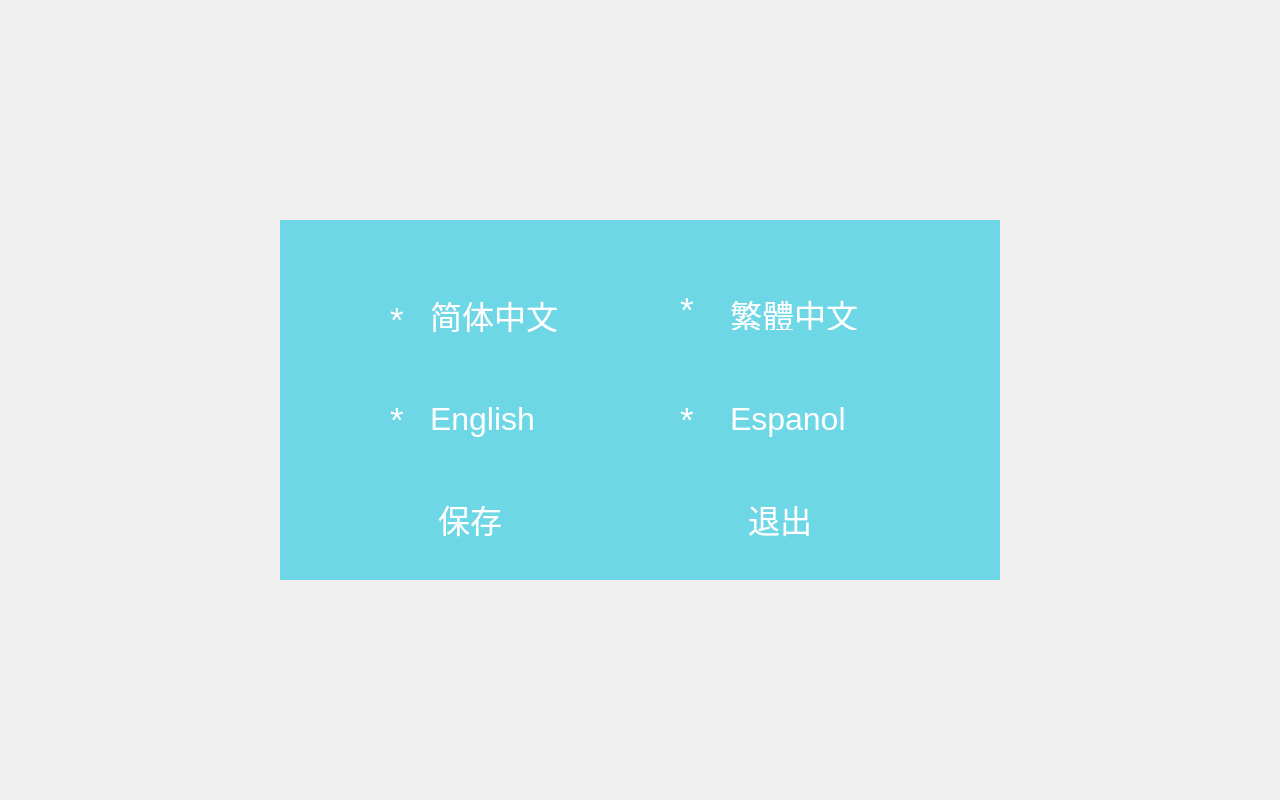
<?xml version="1.0" encoding="UTF-8"?>
<ui version="4.0">
 <class>language_setting</class>
 <widget class="QWidget" name="language_setting">
  <property name="geometry">
   <rect>
    <x>0</x>
    <y>0</y>
    <width>1280</width>
    <height>800</height>
   </rect>
  </property>
  <property name="windowTitle">
   <string>Form</string>
  </property>
  <widget class="Label_Tchinese" name="label_Tchinese">
   <property name="geometry">
    <rect>
     <x>730</x>
     <y>290</y>
     <width>150</width>
     <height>40</height>
    </rect>
   </property>
   <property name="text">
    <string>&lt;html&gt;&lt;head/&gt;&lt;body&gt;&lt;p&gt;&lt;span style=&quot; font-size:24pt; color:#ffffff;&quot;&gt;繁體中文&lt;/span&gt;&lt;/p&gt;&lt;/body&gt;&lt;/html&gt;</string>
   </property>
  </widget>
  <widget class="QLabel" name="label">
   <property name="geometry">
    <rect>
     <x>0</x>
     <y>0</y>
     <width>1280</width>
     <height>800</height>
    </rect>
   </property>
   <property name="text">
    <string/>
   </property>
  </widget>
  <widget class="Label_return_L" name="label_return">
   <property name="geometry">
    <rect>
     <x>730</x>
     <y>490</y>
     <width>100</width>
     <height>60</height>
    </rect>
   </property>
   <property name="styleSheet">
    <string notr="true"/>
   </property>
   <property name="text">
    <string>&lt;html&gt;&lt;head/&gt;&lt;body&gt;&lt;p&gt;&lt;span style=&quot; font-size:24pt; color:#ffffff;&quot;&gt;退出&lt;/span&gt;&lt;/p&gt;&lt;/body&gt;&lt;/html&gt;</string>
   </property>
   <property name="alignment">
    <set>Qt::AlignCenter</set>
   </property>
  </widget>
  <widget class="QLabel" name="label_backdrop">
   <property name="geometry">
    <rect>
     <x>280</x>
     <y>220</y>
     <width>720</width>
     <height>360</height>
    </rect>
   </property>
   <property name="styleSheet">
    <string notr="true">background-color: rgb(110, 215, 230);</string>
   </property>
   <property name="text">
    <string/>
   </property>
  </widget>
  <widget class="Label_chinese" name="label_chinese">
   <property name="geometry">
    <rect>
     <x>430</x>
     <y>290</y>
     <width>151</width>
     <height>51</height>
    </rect>
   </property>
   <property name="text">
    <string>&lt;html&gt;&lt;head/&gt;&lt;body&gt;&lt;p&gt;&lt;span style=&quot; font-size:24pt; color:#ffffff;&quot;&gt;简体中文&lt;/span&gt;&lt;/p&gt;&lt;/body&gt;&lt;/html&gt;</string>
   </property>
  </widget>
  <widget class="Label_save_L" name="label_save">
   <property name="geometry">
    <rect>
     <x>420</x>
     <y>490</y>
     <width>100</width>
     <height>60</height>
    </rect>
   </property>
   <property name="styleSheet">
    <string notr="true"/>
   </property>
   <property name="text">
    <string>&lt;html&gt;&lt;head/&gt;&lt;body&gt;&lt;p&gt;&lt;span style=&quot; font-size:24pt; color:#ffffff;&quot;&gt;保存&lt;/span&gt;&lt;/p&gt;&lt;/body&gt;&lt;/html&gt;</string>
   </property>
   <property name="alignment">
    <set>Qt::AlignCenter</set>
   </property>
  </widget>
  <widget class="Label_english" name="label_english">
   <property name="geometry">
    <rect>
     <x>430</x>
     <y>400</y>
     <width>150</width>
     <height>40</height>
    </rect>
   </property>
   <property name="styleSheet">
    <string notr="true"/>
   </property>
   <property name="text">
    <string>&lt;html&gt;&lt;head/&gt;&lt;body&gt;&lt;p&gt;&lt;span style=&quot; font-size:24pt; color:#ffffff;&quot;&gt;English&lt;/span&gt;&lt;/p&gt;&lt;/body&gt;&lt;/html&gt;</string>
   </property>
  </widget>
  <widget class="QLabel" name="label_D1">
   <property name="geometry">
    <rect>
     <x>390</x>
     <y>300</y>
     <width>40</width>
     <height>40</height>
    </rect>
   </property>
   <property name="text">
    <string>&lt;html&gt;&lt;head/&gt;&lt;body&gt;&lt;p&gt;&lt;span style=&quot; font-size:26pt; color:#ffffff;&quot;&gt;*&lt;/span&gt;&lt;/p&gt;&lt;/body&gt;&lt;/html&gt;</string>
   </property>
  </widget>
  <widget class="QLabel" name="label_D2">
   <property name="geometry">
    <rect>
     <x>680</x>
     <y>290</y>
     <width>40</width>
     <height>40</height>
    </rect>
   </property>
   <property name="text">
    <string>&lt;html&gt;&lt;head/&gt;&lt;body&gt;&lt;p&gt;&lt;span style=&quot; font-size:26pt; color:#ffffff;&quot;&gt;*&lt;/span&gt;&lt;/p&gt;&lt;/body&gt;&lt;/html&gt;</string>
   </property>
  </widget>
  <widget class="QLabel" name="label_D3">
   <property name="geometry">
    <rect>
     <x>390</x>
     <y>400</y>
     <width>40</width>
     <height>40</height>
    </rect>
   </property>
   <property name="text">
    <string>&lt;html&gt;&lt;head/&gt;&lt;body&gt;&lt;p&gt;&lt;span style=&quot; font-size:26pt; color:#ffffff;&quot;&gt;*&lt;/span&gt;&lt;/p&gt;&lt;/body&gt;&lt;/html&gt;</string>
   </property>
  </widget>
  <widget class="Label_espanol" name="label_espanol">
   <property name="geometry">
    <rect>
     <x>730</x>
     <y>400</y>
     <width>150</width>
     <height>40</height>
    </rect>
   </property>
   <property name="text">
    <string>&lt;html&gt;&lt;head/&gt;&lt;body&gt;&lt;p&gt;&lt;span style=&quot; font-size:24pt; color:#ffffff;&quot;&gt;Espanol&lt;/span&gt;&lt;/p&gt;&lt;/body&gt;&lt;/html&gt;</string>
   </property>
  </widget>
  <widget class="QLabel" name="label_D4">
   <property name="geometry">
    <rect>
     <x>680</x>
     <y>400</y>
     <width>40</width>
     <height>40</height>
    </rect>
   </property>
   <property name="text">
    <string>&lt;html&gt;&lt;head/&gt;&lt;body&gt;&lt;p&gt;&lt;span style=&quot; font-size:26pt; color:#ffffff;&quot;&gt;*&lt;/span&gt;&lt;/p&gt;&lt;/body&gt;&lt;/html&gt;</string>
   </property>
  </widget>
  <zorder>label</zorder>
  <zorder>label_backdrop</zorder>
  <zorder>label_Tchinese</zorder>
  <zorder>label_return</zorder>
  <zorder>label_chinese</zorder>
  <zorder>label_save</zorder>
  <zorder>label_english</zorder>
  <zorder>label_D2</zorder>
  <zorder>label_D3</zorder>
  <zorder>label_D1</zorder>
  <zorder>label_espanol</zorder>
  <zorder>label_D4</zorder>
 </widget>
 <customwidgets>
  <customwidget>
   <class>Label_chinese</class>
   <extends>QLabel</extends>
   <header>language_setting.h</header>
  </customwidget>
  <customwidget>
   <class>Label_Tchinese</class>
   <extends>QLabel</extends>
   <header>language_setting.h</header>
  </customwidget>
  <customwidget>
   <class>Label_english</class>
   <extends>QLabel</extends>
   <header>language_setting.h</header>
  </customwidget>
  <customwidget>
   <class>Label_return_L</class>
   <extends>QLabel</extends>
   <header>language_setting.h</header>
  </customwidget>
  <customwidget>
   <class>Label_save_L</class>
   <extends>QLabel</extends>
   <header>language_setting.h</header>
  </customwidget>
  <customwidget>
   <class>Label_espanol</class>
   <extends>QLabel</extends>
   <header>language_setting.h</header>
  </customwidget>
 </customwidgets>
 <resources/>
 <connections/>
</ui>
